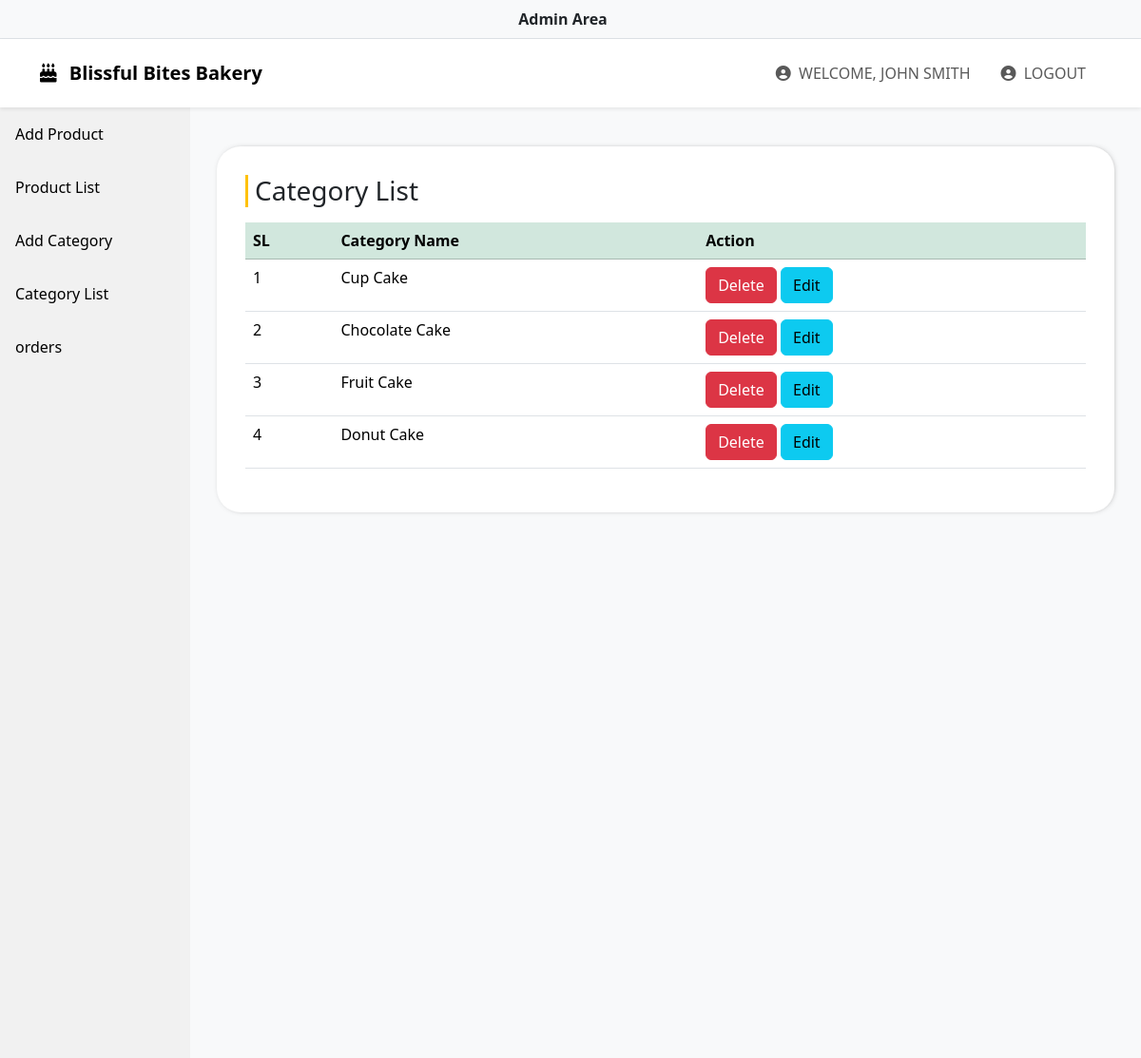
Page /admin/category-list.php (signed in) on the committed database.
### tables this page shows
CREATE TABLE `category` (
  `catid` int(11) NOT NULL,
  `category_name` varchar(100) DEFAULT NULL
);

### admin/category-list.php (the view, shortened to what this page needs)
<?php
include '../includes/dbconnect.php';
?>
<!DOCTYPE html>
<html lang="en">
<?php include '../includes/header.php';?>
<link rel="stylesheet" type="text/css" href="assets/css/style.css">
<body>
<main>
<?php include 'includes/navbar.php'; ?>
<?php include 'includes/sidebar.php'; ?>
<div class="content bg-light">
 <section>
 <div class="container">
 <div class="row">
<div class="col-md-12 mb-5">
				<div class="formdiv">
				<h3 class="title border-left mb-3">Category List</h3>
				   <table class="table">
					<thead class="table-success">
					  <tr>
						<th>SL</th>
						<th>Category Name</th>
						<th>Action</th>
					  </tr>
					</thead>
					<tbody>
					<?php
					$sl = 0;
					$category = mysqli_query($con,"select * from category");
					while($catrec = mysqli_fetch_array($category))
					{
					$sl++;
					?>
					  <tr>
						<td><?php echo $sl; ?></td>
						<td><?php echo $catrec['category_name']; ?></td>
						<td><a href="category-list.php?del=<?php echo $catrec['catid']; ?>" class="btn btn-danger">Delete</a>
						<a href="category-edit.php?edit=<?php echo $catrec['catid']; ?>" class="btn btn-info">Edit</a>
						</td>
					  </tr>
					  <?php
					}
					?>
					</tbody>
				</table>
				</div>
				</div>
 </div>
 </div>
 </section>
</div>
</main>
</body>
</html>

### admin/assets/css/style.css (style rules this page uses)
section { padding: 40px 0px; }
div.content { margin-left: 200px; padding: 1px 16px; height: 1000px; }
.formdiv { background-color: #ffffff; padding: 30px; border-radius: 25px; box-shadow: 1px 0px 7px -4px #555; }
.border-left { border-left: 3px solid #ffc107; padding-left: 7px; }

### rows in the picture
category: category_name "Cup Cake"
category: category_name "Chocolate Cake"
category: category_name "Fruit Cake"
category: category_name "Donut Cake"

### other values in the picture
$_SESSION['username'] "JOHN SMITH"
